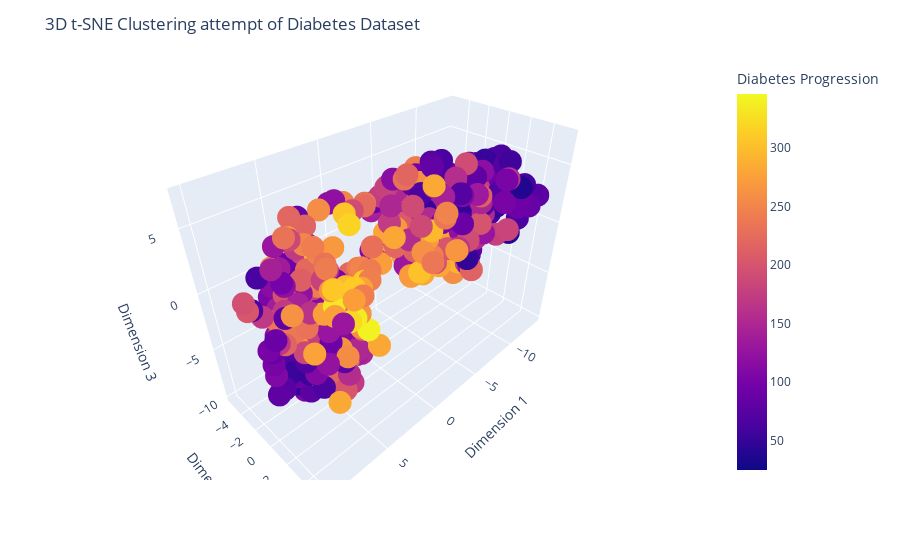

The cell this chart's notebook holds for it:
### Markdown cell above
### t-SNE dimensionality reduction

### Code cell
# initializing t-SNE dimensionality reduction implementation
tsne = TSNE(n_components=3, random_state=42) #make instance of t-SNE
X_tsne = tsne.fit_transform(X_diab)

# dataframe with the t-SNE results
df_tsne = pd.DataFrame(X_tsne, columns=['Dimension 1', 'Dimension 2', 'Dimension 3'])
df_tsne['Diabetes Progression'] = y_diab

# 3D plot
fig_tsne = px.scatter_3d(df_tsne, 
                    x='Dimension 1', 
                    y='Dimension 2', 
                    z='Dimension 3', 
                    color='Diabetes Progression')
fig_tsne.update_layout(title="3D t-SNE Clustering attempt of Diabetes Dataset")
fig_tsne.show()

### Figure 1 — Plotly figure (JSON) as saved in the notebook; plotly's stock layout.template omitted (floating-point values rounded to 4 significant figures; data arrays with more than 128 entries replaced by an {"elided": "..."} marker saying what was removed)
{"data": [{"hovertemplate": "Dimension 1=%{x}<br>Dimension 2=%{y}<br>Dimension 3=%{z}<br>Diabetes Progression=%{marker.color}<extra></extra>", "legendgroup": "", "marker": {"color": {"elided": "442 int values"}, "coloraxis": "coloraxis", "symbol": "circle"}, "mode": "markers", "name": "", "scene": "scene", "showlegend": false, "type": "scatter3d", "x": {"elided": "442 float values"}, "y": {"elided": "442 float values"}, "z": {"elided": "442 float values"}}], "layout": {"coloraxis": {"colorbar": {"title": {"text": "Diabetes Progression"}}, "colorscale": [[0, "#0d0887"], [0.1111, "#46039f"], [0.2222, "#7201a8"], [0.3333, "#9c179e"], [0.4444, "#bd3786"], [0.5556, "#d8576b"], [0.6667, "#ed7953"], [0.7778, "#fb9f3a"], [0.8889, "#fdca26"], [1, "#f0f921"]]}, "legend": {"tracegroupgap": 0}, "margin": {"t": 60}, "scene": {"domain": {"x": [0, 1], "y": [0, 1]}, "xaxis": {"title": {"text": "Dimension 1"}}, "yaxis": {"title": {"text": "Dimension 2"}}, "zaxis": {"title": {"text": "Dimension 3"}}}, "title": {"text": "3D t-SNE Clustering attempt of Diabetes Dataset"}}}
